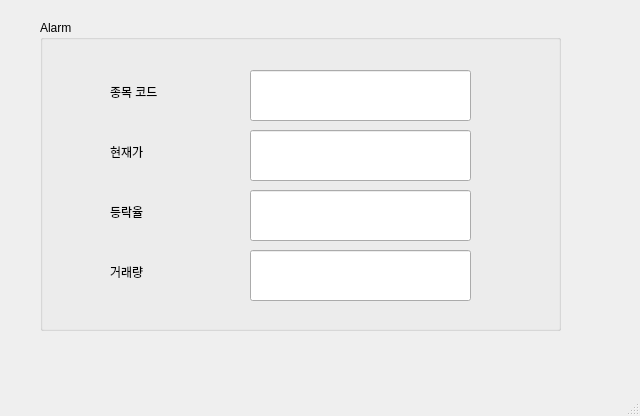
<?xml version="1.0" encoding="UTF-8"?>
<ui version="4.0">
 <class>MainWindow</class>
 <widget class="QMainWindow" name="MainWindow">
  <property name="geometry">
   <rect>
    <x>0</x>
    <y>0</y>
    <width>640</width>
    <height>416</height>
   </rect>
  </property>
  <property name="windowTitle">
   <string>MainWindow</string>
  </property>
  <widget class="QWidget" name="centralwidget">
   <widget class="QGroupBox" name="groupBox">
    <property name="geometry">
     <rect>
      <x>40</x>
      <y>20</y>
      <width>521</width>
      <height>311</height>
     </rect>
    </property>
    <property name="title">
     <string>Alarm</string>
    </property>
    <widget class="QLabel" name="label">
     <property name="geometry">
      <rect>
       <x>70</x>
       <y>60</y>
       <width>102</width>
       <height>24</height>
      </rect>
     </property>
     <property name="text">
      <string>종목 코드</string>
     </property>
    </widget>
    <widget class="QLabel" name="label_2">
     <property name="geometry">
      <rect>
       <x>70</x>
       <y>120</y>
       <width>102</width>
       <height>24</height>
      </rect>
     </property>
     <property name="text">
      <string>현재가</string>
     </property>
    </widget>
    <widget class="QLabel" name="label_3">
     <property name="geometry">
      <rect>
       <x>70</x>
       <y>180</y>
       <width>102</width>
       <height>24</height>
      </rect>
     </property>
     <property name="text">
      <string>등락율</string>
     </property>
    </widget>
    <widget class="QLineEdit" name="lineEdit">
     <property name="geometry">
      <rect>
       <x>210</x>
       <y>50</y>
       <width>221</width>
       <height>51</height>
      </rect>
     </property>
    </widget>
    <widget class="QLineEdit" name="lineEdit_2">
     <property name="geometry">
      <rect>
       <x>210</x>
       <y>110</y>
       <width>221</width>
       <height>51</height>
      </rect>
     </property>
    </widget>
    <widget class="QLineEdit" name="lineEdit_3">
     <property name="geometry">
      <rect>
       <x>210</x>
       <y>170</y>
       <width>221</width>
       <height>51</height>
      </rect>
     </property>
    </widget>
    <widget class="QLabel" name="label_4">
     <property name="geometry">
      <rect>
       <x>70</x>
       <y>240</y>
       <width>102</width>
       <height>24</height>
      </rect>
     </property>
     <property name="text">
      <string>거래량</string>
     </property>
    </widget>
    <widget class="QLineEdit" name="lineEdit_4">
     <property name="geometry">
      <rect>
       <x>210</x>
       <y>230</y>
       <width>221</width>
       <height>51</height>
      </rect>
     </property>
    </widget>
   </widget>
  </widget>
  <widget class="QMenuBar" name="menubar">
   <property name="geometry">
    <rect>
     <x>0</x>
     <y>0</y>
     <width>640</width>
     <height>38</height>
    </rect>
   </property>
  </widget>
  <widget class="QStatusBar" name="statusbar"/>
 </widget>
 <resources/>
 <connections/>
</ui>
